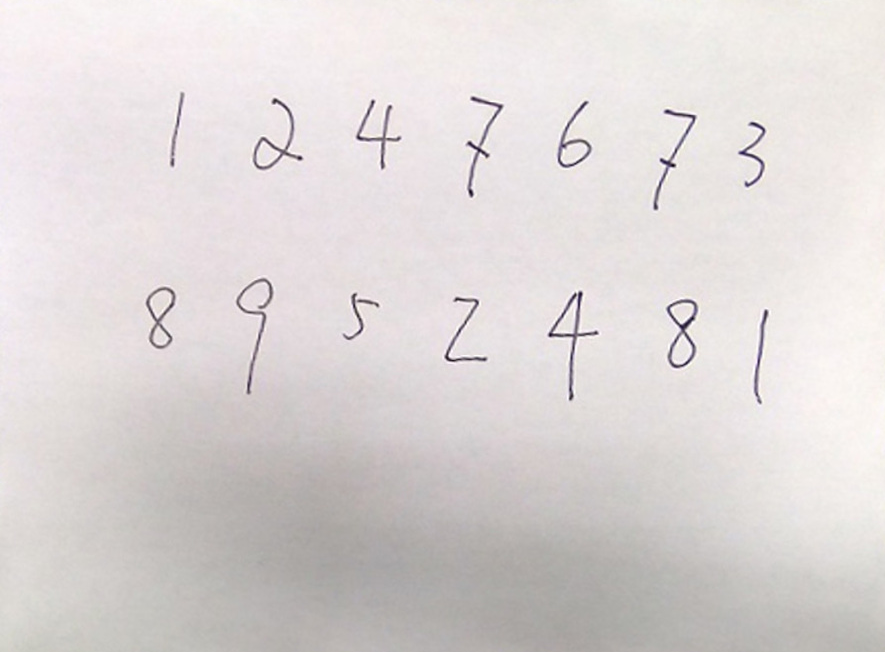
#> input picture img/testData/target_2.png, 885 x 652 px
$ python imgCut.py
#> lines starting #> are read from the running program, lines starting #| are printed output that depends on the picture; after the words box and inside, x2 and y2 are one past the last pixel; in counts of white or black regions, pixels touching at a corner belong together
# -*- coding: utf-8 -*-
import numpy as np
from PIL import Image
import matplotlib.pyplot as plt
import matplotlib.cm as cm
import scipy.signal as signal
import skimage.morphology as sm
from skimage import feature as ft
from sklearn.externals import joblib

'''数据聚合'''
def aggregat(arr):
    tmp = np.sort(arr)
    # print('before', len(tmp), tmp)
    ptr, result, helper = 0, [], [tmp[0]]
    for i in range(1, len(tmp)):
        if i == ptr: continue
        if tmp[i] - tmp[ptr] < 10: # 阈值为10
            helper.append(tmp[i])
        else:
            if len(helper) == 1:
                result.append(helper[0])
            else:
                result.append(int(np.mean(helper)))
            helper, ptr = [tmp[i]], i
    result.append(int(np.mean(helper)))
    # print('after', len(result), result)
    return result


'''生成高斯算子的函数'''
def func(x,y,sigma=1):
    return 100*(1/(2*np.pi*sigma))*np.exp(-((x-2)**2+(y-2)**2)/(2.0*sigma**2))


'''获取图像的边缘'''
def getImgBorder(filename):
    # 生成标准差为5的5*5高斯算子
    suanzi1 = np.fromfunction(func,(5,5),sigma=5)
    # Laplace扩展算子
    suanzi2 = np.array([[1, 1, 1],
                        [1,-8, 1],
                        [1, 1, 1]])
    # 打开图像并转化成灰度图像
    image = Image.open(filename).convert("L")
    image_array = np.array(Image.open(filename).convert("L"))
    # 利用生成的高斯算子与原图像进行卷积对图像进行平滑处理
    image_blur = signal.convolve2d(image_array, suanzi1, mode="same")
    # 膨胀操作，进一步去除噪声
    image_blur = sm.dilation(image_blur, sm.square(5))
    # 对平滑后的图像进行边缘检测
    image2 = signal.convolve2d(image_blur, suanzi2, mode="same")
    # 结果转化到0-255
    image2 = (image2/float(image2.max()))*255
    # 将大于灰度平均值的灰度值变成255（白色），便于观察边缘
    image2[image2>image2.mean()] = 255
    image2[image2<=image2.mean()] = 0
    # 原图颜色反转
    for i in range(image_array.shape[0]):
        for j in range(image_array.shape[1]):
            if image_array[i][j] < 160:
                image_array[i][j] = 255
            else:
                image_array[i][j] = 0
    image_array = sm.dilation(image_array, sm.square(3))
    # [4 lines of commented-out code are left out]
    return Image.fromarray(image_array), image2
    # return image, image2


'''提取Y方向的切割边缘'''
def cutY(img):
    result = []
    flag = False
    H, W = img.shape
    for h in range(10, H - 12):
        imgTmp = img[h:h+2, 10:W-10]
        tmp = imgTmp[imgTmp > 125]
        prob = tmp.shape[0] / (imgTmp.shape[0] * imgTmp.shape[1])
        if flag is False and prob < 0.99:
            result.append(h)
            flag = True
        elif flag is True and prob == 1:
            result.append(h + 2)
            flag = False
    return aggregat(result)
    # return result


'''提取X方向的切割边缘'''
def cutX(img, Y):
    final = []
    H, W = img.shape
    h = 0
    while True:
        if h == len(Y): break
        result = []
        flag = False
        for w in range(10, W - 12):
            imgTmp = img[Y[h] - 1:Y[h+1] + 1, w:w+2]
            tmp = imgTmp[imgTmp > 125]
            prob = tmp.shape[0] / (imgTmp.shape[0] * imgTmp.shape[1])
            if flag is False and prob < 0.99:
                result.append(w - 1)
                flag = True
            elif flag is True and prob == 1:
                result.append(w + 2)
                flag = False
        h += 2
        final.append(aggregat(result))
    return final


'''获取矩形的四个顶点，顶点按 左上-右上-左下-右下 顺序存储'''
def getPoints(X, Y):
    points = []
    h = 0
    while True:
        if h == len(Y): break
        tmp, w = [], 0
        while True:
            ptr = int(h / 2)
            if w == len(X[ptr]): break
            # 按 左上-右上-左下-右下 顺序存储
            tmp.append([[X[ptr][w], Y[h]],
                        [X[ptr][w + 1], Y[h]],
                        [X[ptr][w], Y[h + 1]],
                        [X[ptr][w + 1], Y[h + 1]]])
            w += 2
        points.append(tmp)
        h += 2
    return points


'''对每个字符进行精确定框'''
def cellCut(img):
    result = []
    flag = False
    H, W = img.shape
    for h in range(H):
        imgTmp = img[h]
        tmp = imgTmp[imgTmp < 125]
        # print(tmp)
        # print(imgTmp)
        prob = tmp.shape[0] / imgTmp.shape[0]
        if prob != 1 and flag is False:
            result.append(h)
            flag = True
        elif prob == 1 and flag is True:
            result.append(h)
            flag = False
    # print(result)
    return result


'''图像切割'''
def imgCut(img, points):
    images = []
    for raw in points:
        tmp = []
        for col in raw:
            # (left, upper, right, lower)
            box = (col[0][0], col[0][1], col[1][0], col[2][1])
            # 图像切割
            image = img.crop(box)
            # 进一步精化处理
            smallY = cellCut(np.array(image))
            gap = col[2][1] - col[0][1]
            if len(smallY) == 1:
                if smallY[0] > gap / 2:
                    col[2][1] -= gap - smallY[0]
                    col[3][1] -= gap - smallY[0]
                else:
                    col[0][1] += smallY[0]
                    col[1][1] += smallY[0]
            else:
                col[0][1] += smallY[0]
                col[1][1] += smallY[0]
                col[2][1] -= gap - smallY[1]
                col[3][1] -= gap - smallY[1]
            box = (col[0][0], col[0][1], col[1][0], col[2][1])
            image = img.crop(box).resize((28, 24))
            imgHelp = Image.new('L', (28, 28), 0)
            imgHelp.paste(image, (0, 2))
            # plt.imshow(imgHelp, cmap=cm.gray)
            # plt.show()
            tmp.append(imgHelp)
        images.append(tmp)
    return images


'''提取hog特征'''
def getHog(img):
    return ft.hog(img,
                  orientations=9,
                  pixels_per_cell=(8, 8),
                  cells_per_block=(3, 3),
                  block_norm='L1')


'''显示切割边缘图'''
def showBorder():
    img1, img2 = getImgBorder('../img/testData/target_2.png')
#> in getImgBorder, `image_blur = sm.dilation(image_blur, sm.square(5))`:
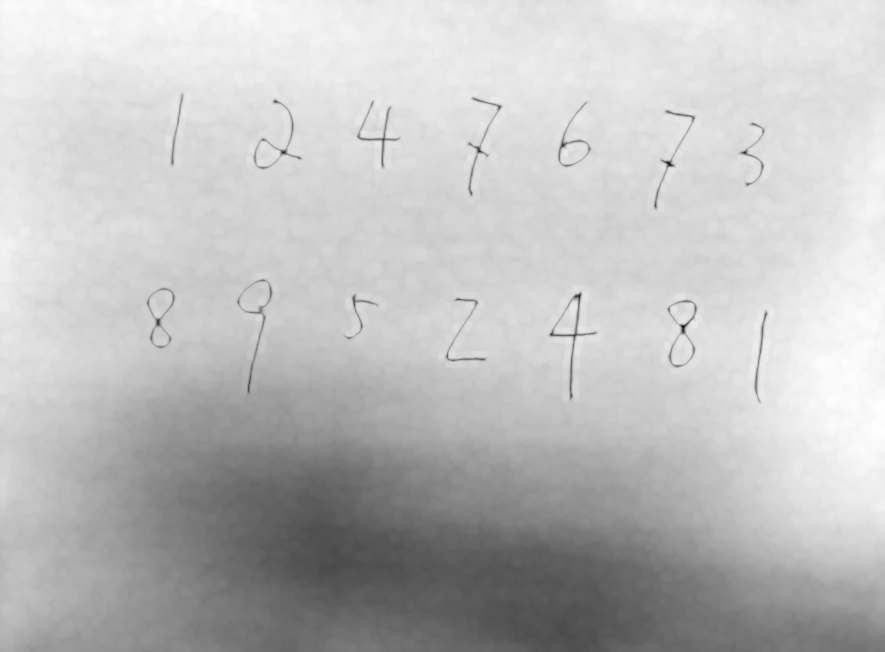
#> image_blur: shape (652, 885) float64; min 9516.2, max 18294.5, mean 16109.1; drawn with min black and max white
#> in getImgBorder, `image2 = signal.convolve2d(image_blur, suanzi2, mode="same")`:
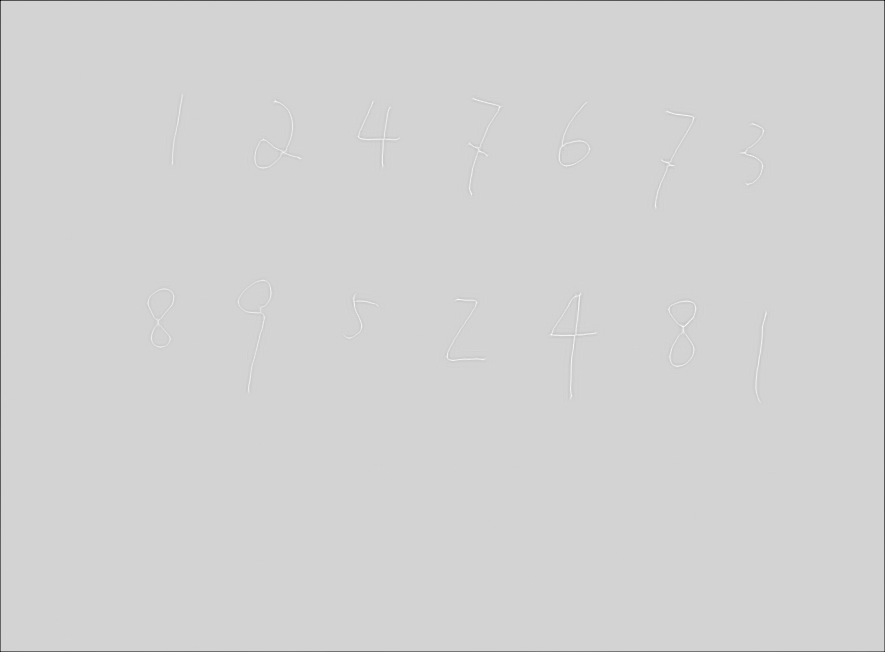
#> image2: shape (652, 885) float64; min -89625.6, max 18521.4, mean -259.8; drawn with min black and max white
#> in getImgBorder, `image2[image2<=image2.mean()] = 0`:
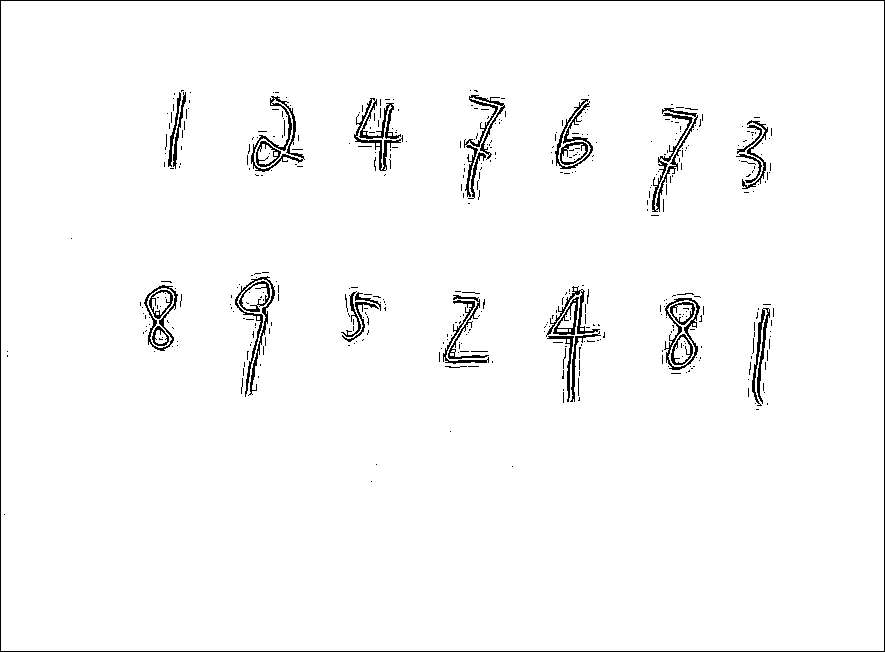
#> image2: shape (652, 885) float64; 97.4% white; black in thin lines or dots
#> after the loop in getImgBorder, `for i in range(image_array.shape[0]):`: image_array: shape (652, 885); 1% white; 16 white regions, largest, box (x1, y1, x2, y2) and area: (548, 291, 598, 401) 644, (667, 299, 698, 368) 562, (236, 278, 273, 394) 542
#> in getImgBorder, `image_array = sm.dilation(image_array, sm.square(3))`:
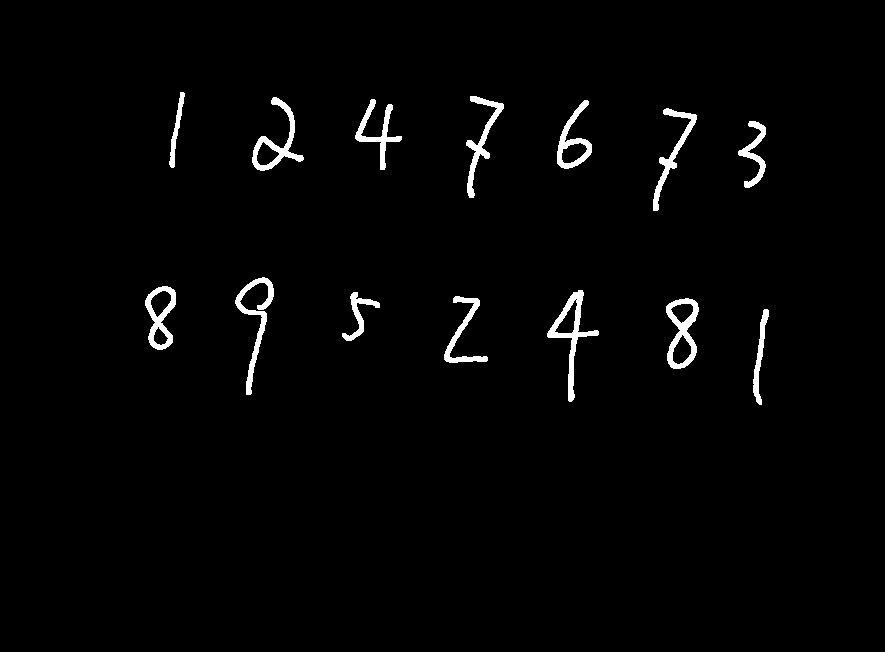
#> image_array: shape (652, 885); 1.9% white; 14 white regions, largest, box (x1, y1, x2, y2) and area: (547, 290, 599, 402) 1133, (235, 277, 274, 395) 1018, (666, 298, 699, 369) 1000
    Y = cutY(img2)
#> after the loop in cutY, `for h in range(10, H - 12):`: flag = False; result = [94, 214, 277, 408]
#> in aggregat, `ptr, result, helper = 0, [], [tmp[0]]`: ptr = 0; result = []; helper = [94]
#> the loop in aggregat, `for i in range(1, len(tmp)):` made 3 passes
#> helper on passes 1 to 3: [214], [277], [408]
#> after the loop in aggregat, `for i in range(1, len(tmp)):`: result = [94, 214, 277]
#> Y = [94, 214, 277, 408]
    X = cutX(img2, Y)
#> the loop in cutX, `while True:` made 3 passes
#> after the loop in cutX, `while True:`: final = [[162, 192, 245, 307, 352, 405, 458, 508, 550, 596, 645, 705, 735, 774], [138, 180, 229, 281, 340, 384, 437, 491, 543, 604, 658, 706, 746, 776]]; h = 4
#> X has the same summary as final in cutX

    points = getPoints(X, Y)
#> after the loop in getPoints, `while True:`: points = 2 items
#> points = 2 items

    # 显示图像
    plt.imshow(img1, cmap=cm.gray)
    for raw in points:
        for col in raw:
            box = (col[0][0], col[0][1], col[1][0], col[2][1])
            smallImg = img1.crop(box)
            smallY = cellCut(np.array(smallImg))
            gap = col[2][1] - col[0][1]
            if len(smallY) == 1:
                if smallY[0] > gap / 2:
                    col[2][1] -= gap - smallY[0]
                    col[3][1] -= gap - smallY[0]
                else:
                    col[0][1] += smallY[0]
                    col[1][1] += smallY[0]
            else:
                col[0][1] += smallY[0]
                col[1][1] += smallY[0]
                col[2][1] -= gap - smallY[1]
                col[3][1] -= gap - smallY[1]

            plt.plot([col[0][0], col[1][0]], [col[0][1], col[1][1]], 'r-')
            plt.plot([col[0][0], col[2][0]], [col[0][1], col[2][1]], 'r-')
            plt.plot([col[3][0], col[1][0]], [col[3][1], col[1][1]], 'r-')
            plt.plot([col[3][0], col[2][0]], [col[3][1], col[2][1]], 'r-')
#> this loop made 2 passes
#> after the loop, col = [[746, 309], [776, 309], [746, 405], [776, 405]]
    plt.show()
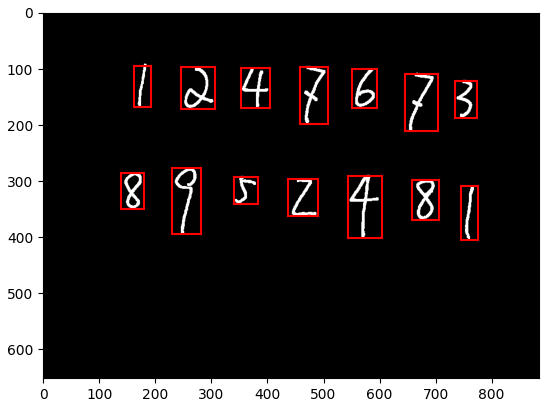
#> figure drawn by matplotlib, 1 panel


'''开始图像数字识别'''
def start():
    img1, img2 = getImgBorder('../img/testData/target_2.png')
    Y = cutY(img2)
#> Y = [94, 214, 277, 408]
    X = cutX(img2, Y)
#> the loop in cutX (call 2), `while True:` made 3 passes
#> X has the same summary as final in cutX

    points = getPoints(X, Y)
#> points = 2 items
    images = imgCut(img1, points)
#> the loop in imgCut, `for raw in points:` made 2 passes
#> after the loop in imgCut, `for raw in points:`:
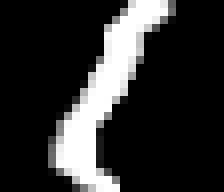
#> image: PIL image 28x24 L (shown 8 times larger); min 0, max 255, mean 46.8
#> after the loop in imgCut, `for raw in points:`:
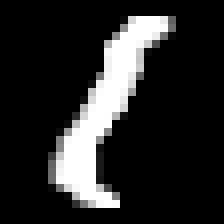
#> imgHelp: PIL image 28x28 L (shown 8 times larger); min 0, max 255, mean 40.1
#> after the loop in imgCut, `for raw in points:`: col = [[746, 309], [776, 309], [746, 405], [776, 405]]; images = 2 items
#> images = 2 items
    # 载入 svm 训练模型
#> (the run stopped early here; a loop or call above may not have finished)
